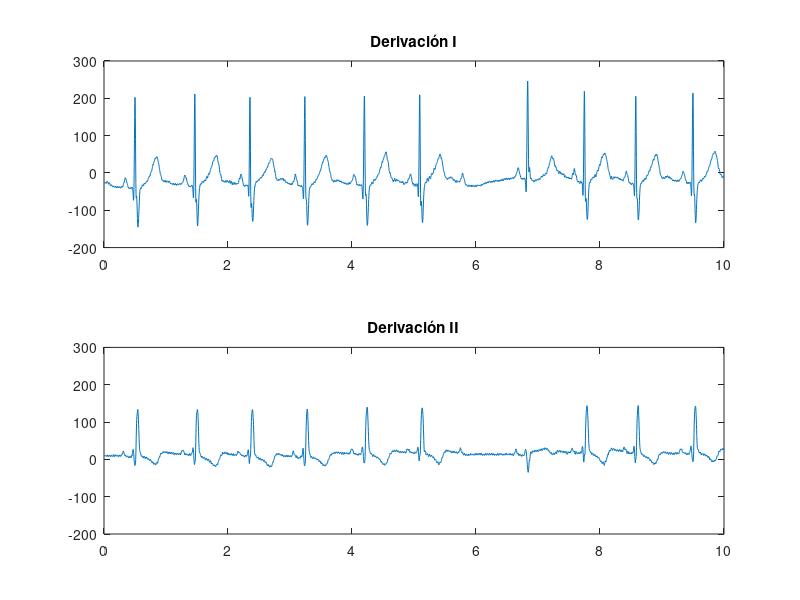

The MATLAB source for this figure:
id=load('231m.mat');
x=(id.val)/1.5;
%Se sabe que el registro es de 10 [s], entonces
Fs=length(x)/10;
t=(0:length(x)-1)/Fs

derivI=x(1,:);
derivII=x(2,:);

figure(1)
subplot(2,1,1)
plot(t,derivI); title(['Derivación I']);
axis([0 10 -200 300])
subplot(2,1,2)
plot(t,derivII); title(['Derivación II']);
axis([0 10 -200 300])